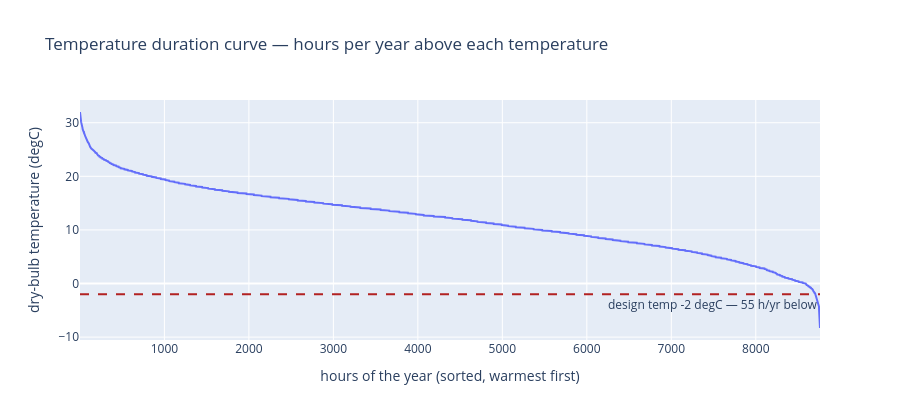

Source (notebook cell):
### Markdown cell above
### 1b. Temperature duration curve

Every hour of the year sorted from warmest to coldest. The **most useful** plot
here: the dashed line is the −2 °C design temperature, and where the curve drops
below it is the handful of hours Phase 1 sizes the heat loss against. The shape
of this curve is exactly what Phase 4's bin/degree-hour SCOP analysis integrates
over.

### Code cell
sorted_temp = np.sort(temp.values)[::-1]
hours = np.arange(1, len(sorted_temp) + 1)
n_below = int((temp <= DESIGN_TEMP_C).sum())

fig_dur = go.Figure()
fig_dur.add_scatter(
    x=hours, y=sorted_temp, mode="lines", name="dry-bulb temp",
    hovertemplate="%{x} h warmer than %{y:.1f} degC<extra></extra>",
)
fig_dur.add_hline(
    y=DESIGN_TEMP_C, line_dash="dash", line_color="firebrick",
    annotation_text=f"design temp {DESIGN_TEMP_C:g} degC — {n_below} h/yr below",
    annotation_position="bottom right",
)
fig_dur.update_layout(
    title="Temperature duration curve — hours per year above each temperature",
    xaxis_title="hours of the year (sorted, warmest first)",
    yaxis_title="dry-bulb temperature (degC)",
    height=420,
)
fig_dur.write_html(REPORTS / "weather_duration_curve.html", **HTML_KW)
fig_dur

### Figure 1 — Plotly figure (JSON) as saved in the notebook; plotly's stock layout.template omitted (floating-point values rounded to 4 significant figures; data arrays with more than 128 entries replaced by an {"elided": "..."} marker saying what was removed)
{"data": [{"hovertemplate": "%{x} h warmer than %{y:.1f} degC<extra></extra>", "mode": "lines", "name": "dry-bulb temp", "type": "scatter", "x": {"elided": "8760 int values"}, "y": {"elided": "8760 float values"}}], "layout": {"annotations": [{"showarrow": false, "text": "design temp -2 degC — 55 h/yr below", "x": 1, "xanchor": "right", "xref": "x domain", "y": -2, "yanchor": "top", "yref": "y"}], "height": 420, "shapes": [{"line": {"color": "firebrick", "dash": "dash"}, "type": "line", "x0": 0, "x1": 1, "xref": "x domain", "y0": -2, "y1": -2, "yref": "y"}], "title": {"text": "Temperature duration curve — hours per year above each temperature"}, "xaxis": {"title": {"text": "hours of the year (sorted, warmest first)"}}, "yaxis": {"title": {"text": "dry-bulb temperature (degC)"}}}}
